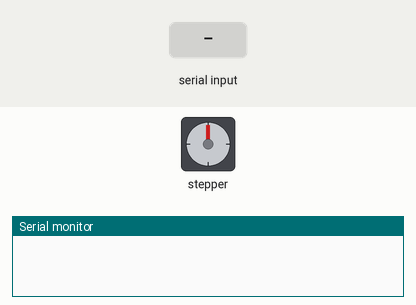
Simulated run of this sketch. Board: Arduino Uno, built with avr-gcc and run on an emulated ATmega328P. Parts: stepper motor, the last lines printed to the serial monitor. The inputs (shaded band) are chosen by the test bench. Stepper angles assume 200 steps per turn.

Above: at 1.2 s.
1.3 s: "reverse" received over Serial
At 3.1 s:
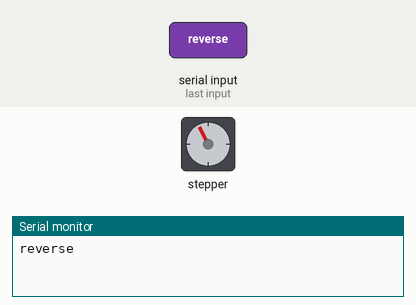
4.0 s: "90,45\n" received over Serial
At 6.3 s:
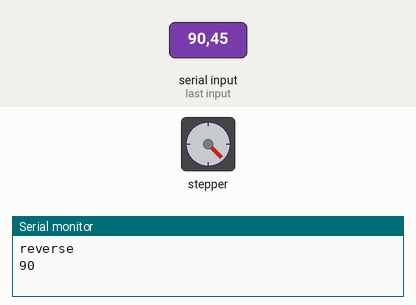
7.0 s: "30,150\n" received over Serial
At 9.1 s:
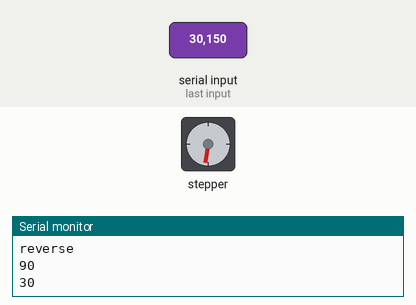
9.8 s: "200\n" received over Serial
At 11.26 s:
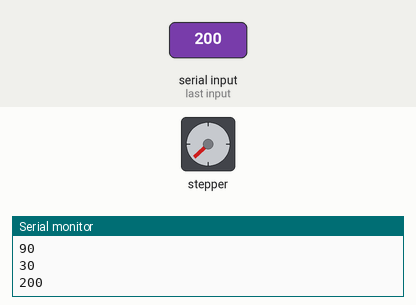
12.8 s: "90\n" received over Serial
At 15.4 s:
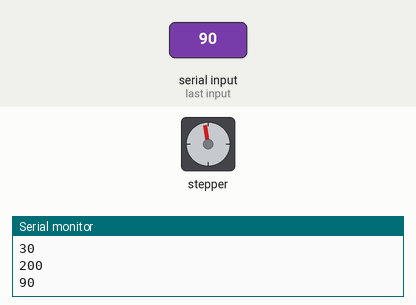
15.8 s: "90,45\n" received over Serial
At 18.9 s:
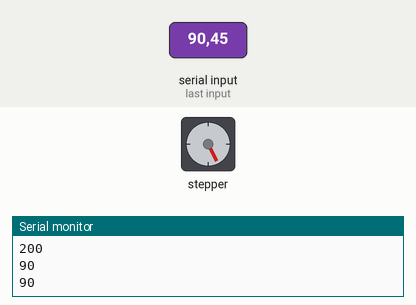
Timing chart, 0 to 19.8 s (numbered marks = the images above; inputs shaded):
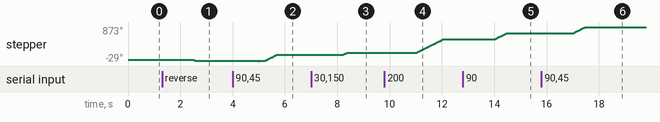

The sketch:

BtPump_v2.ino
```cpp
#include <Stepper.h>
const int stepsPerRevolution = 200;  // change this to fit the number of steps per revolution
// for your motor

// initialize the stepper library on pins 8 through 11:
Stepper myStepper(stepsPerRevolution, 10,11,12,13);

#define ledPin 7
int i;
//int state = 0;
String btData = "";
int medVol = 0;
//====================================================
void runStepper(int rotation, signed int dir) {
int i;
//==============init stepper
if(dir==1)
{

myStepper.step(-1);
myStepper.step(1);
}else if(dir== -1){

myStepper.step(1);
myStepper.step(-1);
}
delay(200);
//==============
  for(i=0;i<rotation;i++){
  myStepper.step(dir);

  }
    myStepper.step(0);
////==
  digitalWrite(10, LOW);
  digitalWrite(11, LOW);
  digitalWrite(12, LOW);
  digitalWrite(13, LOW);


}

//
void setup() {
  pinMode(LED_BUILTIN, OUTPUT);
  digitalWrite(LED_BUILTIN, LOW);
  Serial.begin(57600); // Default communication rate of the Bluetooth module
  myStepper.setSpeed(60);


  digitalWrite(10, LOW);
  digitalWrite(11, LOW);
  digitalWrite(12, LOW);
  digitalWrite(13, LOW);
}

char serData;
int inData=0;
void loop() {

  //medVol=0;
  //inData=0;
  if(Serial.available() > 0){ // Checks whether data is comming from the serial port
   // state = Serial.read(); // Reads the data from the serial port
   serData=Serial.peek();
   if (isDigit(serData)){


   btData = Serial.readString();
   medVol = btData.toInt();
  } else {
   btData = Serial.readString();

  }

 inData=1;
 }

//================================================
if(inData==1){
if((medVol>0 && medVol<1000)){

   Serial.println(medVol);
   runStepper(medVol,1);
  btData = "";
  medVol=0;
  inData=0;
//==
    }else if(btData=="reverse"){
     Serial.println("reverse");
     runStepper(15,-1);
     btData = "";
     inData=0;
    }else{
      Serial.println("error");

     btData = "";
     inData=0;
    }
 medVol=0;
}
//======================================


}
```
